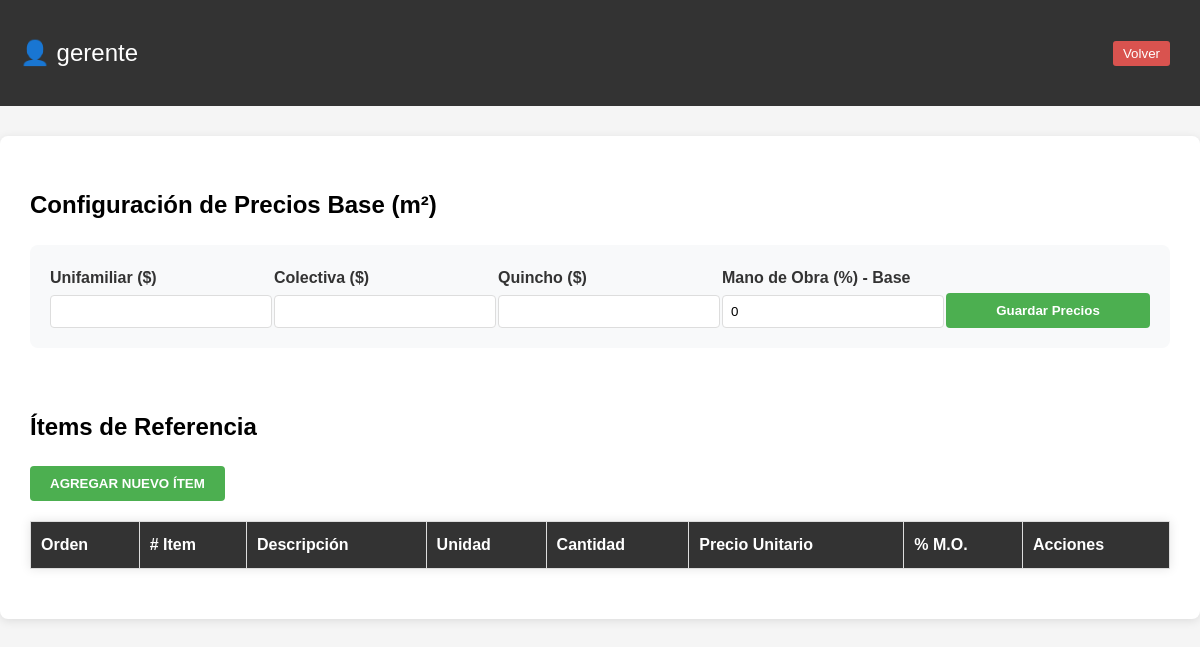
Before: /ingreso/usuario/gestion_cotizaciones.php (signed in) with the older database file.
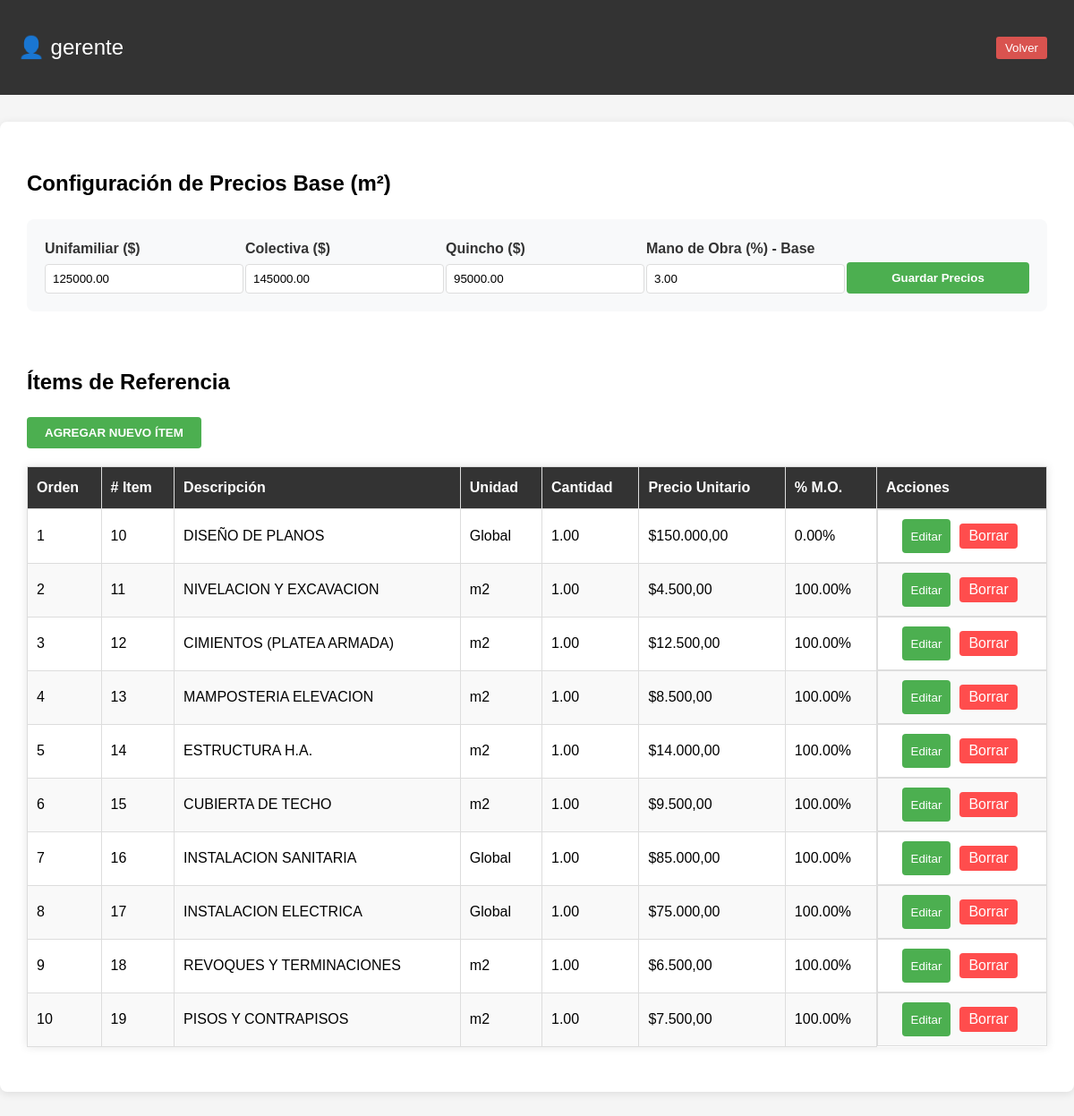
After: the same page with the newer database file.
### tables this page shows
CREATE TABLE `cotizacion_config` (
  `id` INT AUTO_INCREMENT PRIMARY KEY,
  `clave` VARCHAR(50) NOT NULL,
  `valor_unifamiliar` DECIMAL(10,2) NOT NULL,
  `valor_colectiva` DECIMAL(10,2) NOT NULL,
  `valor_quincho` DECIMAL(10,2) NOT NULL,
  `porcentaje_mo` DECIMAL(10,2) NOT NULL DEFAULT 0.00,
  UNIQUE KEY `unique_clave` (`clave`)
);

CREATE TABLE `cotizacion_items` (
  `id` INT AUTO_INCREMENT PRIMARY KEY,
  `item_num` INT NOT NULL,
  `descripcion` VARCHAR(255) NOT NULL,
  `unidad` VARCHAR(50) NOT NULL,
  `cantidad` DECIMAL(10,2) NOT NULL,
  `precio_unitario` DECIMAL(10,2) NOT NULL,
  `porcentaje_mo` DECIMAL(10,2) NOT NULL DEFAULT 0.00,
  `orden` INT NOT NULL DEFAULT 0
);

### ingreso/usuario/gestion_cotizaciones.php (the view, shortened to what this page needs)
<?php
include '../../db.php';
$sql = "SELECT * FROM cotizacion_config WHERE clave = 'm2_base'";
$res = mysqli_query($conexion, $sql);
$config = mysqli_fetch_assoc($res);
$sql = "SELECT * FROM cotizacion_items ORDER BY orden ASC";
$res_items = mysqli_query($conexion, $sql);
?>
<!DOCTYPE html>
<html lang="es">
<head>
    <link rel="stylesheet" href="usuarioform.css">
</head>
<body>
    <header>
        <div class="container">
            <div class="user-badge">
                <?php if (isset($_SESSION['usuario'])): ?>
                    <p class="logo"> <span class="user-icon">&#128100;</span> <?php echo htmlspecialchars($_SESSION['usuario']); ?></p>
                <?php endif; ?>
            </div>
            <nav>
                <a href="usuario.php"><button>Volver</button></a>
            </nav>
        </div>
    </header>
    <main class="management-section">
        <section>
            <h2>Configuración de Precios Base (m²)</h2>
            <form method="POST">
                <div class="config-grid">
                    <div class="config-item">
                        <label>Unifamiliar ($)</label>
                        <input type="number" step="0.01" name="m2_unifamiliar" value="<?php echo $config['valor_unifamiliar']; ?>">
                    </div>
                    <div class="config-item">
                        <label>Colectiva ($)</label>
                        <input type="number" step="0.01" name="m2_colectiva" value="<?php echo $config['valor_colectiva']; ?>">
                    </div>
                    <div class="config-item">
                        <label>Quincho ($)</label>
                        <input type="number" step="0.01" name="m2_quincho" value="<?php echo $config['valor_quincho']; ?>">
                    </div>
                    <div class="config-item">
                        <label>Mano de Obra (%) - Base</label>
                        <input type="number" step="0.01" name="porcentaje_mo_base" value="<?php echo $config['porcentaje_mo'] ?? 0; ?>">
                    </div>
                    <div class="config-item" style="display: flex; align-items: flex-end;">
                        <button type="submit" name="update_config" class="btn-save" style="width: 100%;">Guardar Precios</button>
                    </div>
                </div>
            </form>
        </section>
        <section style="margin-top: 40px;">
            <h2>Ítems de Referencia</h2>
            <button class="btn-add" onclick="showModal('add')">AGREGAR NUEVO ÍTEM</button>
            <table>
                <thead>
                    <tr>
                        <th>Orden</th>
                        <th># Item</th>
                        <th>Descripción</th>
                        <th>Unidad</th>
                        <th>Cantidad</th>
                        <th>Precio Unitario</th>
                        <th>% M.O.</th>
                        <th>Acciones</th>
                    </tr>
                </thead>
                <tbody>
                    <?php while($item = mysqli_fetch_assoc($res_items)): ?>
                    <tr>
                        <td><?php echo $item['orden']; ?></td>
                        <td><?php echo $item['item_num']; ?></td>
                        <td><?php echo $item['descripcion']; ?></td>
                        <td><?php echo $item['unidad']; ?></td>
                        <td><?php echo $item['cantidad']; ?></td>
                        <td>$<?php echo number_format($item['precio_unitario'], 2, ',', '.'); ?></td>
                        <td><?php echo number_format($item['porcentaje_mo'] ?? 0, 2); ?>%</td>
                        <td style="display: flex; gap: 5px; justify-content: center;">
                            <button class="btn-edit" onclick='showModal("edit", <?php echo json_encode($item); ?>)'>Editar</button>
                            <form method="POST" style="display:inline;" onsubmit="return confirm('¿Eliminar ítem?')">
                                <button type="submit" class="btn-delete">Borrar</button>
                            </form>
                        </td>
                    </tr>
                    <?php endwhile; ?>
                </tbody>
            </table>
        </section>
    </main>
</body>
</html>

### ingreso/usuario/usuarioform.css (style rules this page uses)
body { font-family: Arial, sans-serif; line-height: 1.6; margin: 0; padding: 0; background-color: #f5f5f5; }
header { background-color: #333; color: #fff; padding: 10px 0; }
header .container { display: flex; justify-content: space-between; align-items: center; max-width: 1200px; margin: 0 auto; padding: 0 20px; }
header .logo { font-size: 1.5em; }
header nav a { color: #fff; text-decoration: none; margin: 0 10px; }
header nav button { background-color: #d9534f; border: none; color: #fff; padding: 5px 10px; border-radius: 3px; cursor: pointer; }
header nav { display: flex; align-items: center; }
table { width: 100%; border-collapse: collapse; margin-bottom: 20px; box-shadow: 0px 0px 10px rgba(0, 0, 0, 0.1); }
th, td { border: 1px solid #ddd; padding: 10px; text-align: left; }
th { background-color: #333; color: #fff; }
tbody tr:nth-child(even) { background-color: #f9f9f9; }
.btn-delete, .btn-download, .btn-continue { display: inline-block; padding: 8px 15px; border-radius: 5px; text-align: center; color: #fff; border: none; cursor: pointer; font-size: 1em; text-decoration: none; margin: 5px; transition: background-color 0.3s ease; }
.btn-delete { background-color: #dc3545; }
form { display: flex; flex-direction: column; }

### ingreso/usuario/gestion_cotizaciones.php (style rules this page uses)
.management-section { max-width: 1200px; margin: 30px auto; background: white; padding: 30px; border-radius: 8px; box-shadow: 0 2px 10px rgba(0, 0, 0, 0.1); }
.config-grid { display: grid; grid-template-columns: repeat(auto-fit, minmax(200px, 1fr)); gap: 20px; margin-bottom: 20px; padding: 20px; background: #f8f9fa; border-radius: 8px; }
.config-item label { display: block; margin-bottom: 5px; font-weight: bold; color: #333; }
.config-item input { width: 100%; padding: 8px; border: 1px solid #ddd; border-radius: 4px; }
.btn-save { background-color: #4CAF50; color: white; border: none; padding: 10px 20px; border-radius: 4px; cursor: pointer; font-weight: bold; }
.btn-add { background-color: #4CAF50; color: white; padding: 10px 20px; border: none; border-radius: 4px; cursor: pointer; margin-bottom: 20px; font-weight: bold; }
.btn-edit { background-color: #4CAF50; color: white; padding: 5px 10px; border: none; border-radius: 4px; cursor: pointer; }
.btn-delete { background-color: #ff4d4d; color: white; padding: 5px 10px; border: none; border-radius: 4px; cursor: pointer; }

Changed rows visible on the page:
added cotizacion_config: m2_unifamiliar "125000.00", m2_colectiva "145000.00", m2_quincho "95000.00", porcentaje_mo_base "3.00"
added cotizacion_items: orden "1", item_num "10", descripcion "DISEÑO DE PLANOS", unidad "Global", cantidad "1.00", precio_unitario "150.000,00", porcentaje_mo "0.00"
added cotizacion_items: orden "2", item_num "11", descripcion "NIVELACION Y EXCAVACION", unidad "m2", cantidad "1.00", precio_unitario "4.500,00", porcentaje_mo "100.00"
added cotizacion_items: orden "3", item_num "12", descripcion "CIMIENTOS (PLATEA ARMADA)", unidad "m2", cantidad "1.00", precio_unitario "12.500,00", porcentaje_mo "100.00"
added cotizacion_items: orden "4", item_num "13", descripcion "MAMPOSTERIA ELEVACION", unidad "m2", cantidad "1.00", precio_unitario "8.500,00", porcentaje_mo "100.00"
added cotizacion_items: orden "5", item_num "14", descripcion "ESTRUCTURA H.A.", unidad "m2", cantidad "1.00", precio_unitario "14.000,00", porcentaje_mo "100.00"
added cotizacion_items: orden "6", item_num "15", descripcion "CUBIERTA DE TECHO", unidad "m2", cantidad "1.00", precio_unitario "9.500,00", porcentaje_mo "100.00"
added cotizacion_items: orden "7", item_num "16", descripcion "INSTALACION SANITARIA", unidad "Global", cantidad "1.00", precio_unitario "85.000,00", porcentaje_mo "100.00"
added cotizacion_items: orden "8", item_num "17", descripcion "INSTALACION ELECTRICA", unidad "Global", cantidad "1.00", precio_unitario "75.000,00", porcentaje_mo "100.00"
added cotizacion_items: orden "9", item_num "18", descripcion "REVOQUES Y TERMINACIONES", unidad "m2", cantidad "1.00", precio_unitario "6.500,00", porcentaje_mo "100.00"
added cotizacion_items: orden "10", item_num "19", descripcion "PISOS Y CONTRAPISOS", unidad "m2", cantidad "1.00", precio_unitario "7.500,00", porcentaje_mo "100.00"
Other visible differences:
form field porcentaje_mo_base: "0" → (not shown)
